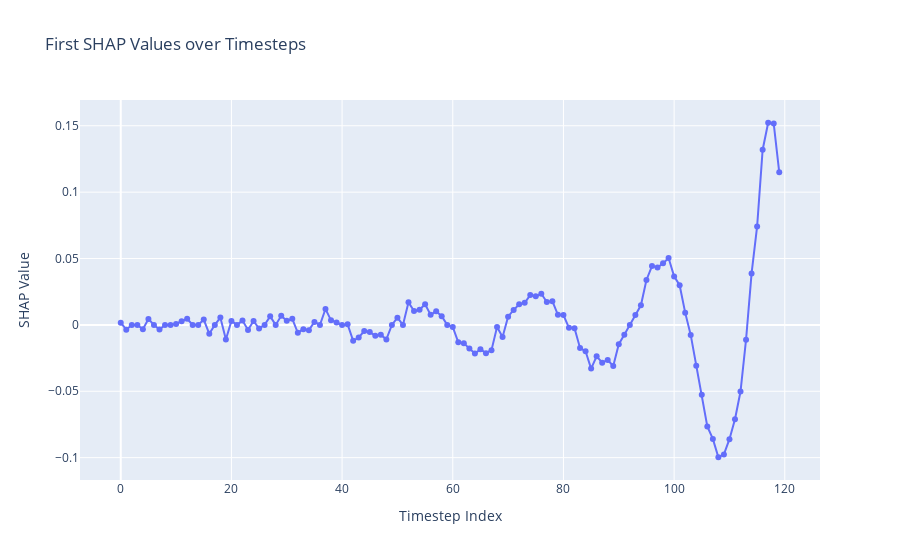

The cell this chart's notebook holds for it:
### Code cell
import plotly.graph_objects as go
import numpy as np

# Assuming shap_values[0] is a (120, 1) array
# Flatten it to a 1D array (120,)
shap_first = shap_values[0].flatten()

# Create the x-axis as timestep indices (0 to 119)
timesteps = np.arange(len(shap_first))

# Create a Plotly scatter plot
fig = go.Figure(data=go.Scatter(x=timesteps, y=shap_first, mode='lines+markers'))
fig.update_layout(
    title="First SHAP Values over Timesteps",
    xaxis_title="Timestep Index",
    yaxis_title="SHAP Value"
)
fig.show()


# Sum up all SHAP values
shap_sum = np.abs(shap_values[0]).sum(axis=0)
print("SHAP sum shape:", shap_sum.shape)
print("SHAP sum:", shap_sum)
